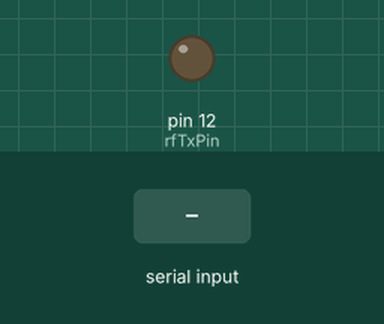
This sketch was run on a simulated Arduino Uno, built with avr-gcc and run on an emulated ATmega328P. Parts: output pins drawn as LEDs (lit = HIGH). Dashed ring = blinking. Inputs (shaded band) come from the test bench. What the sketch prints to the serial monitor is not drawn.

Above: at 0.1 s.
At 3.25 s:
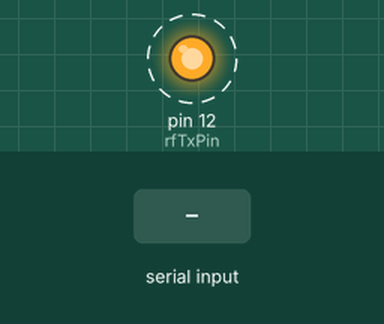
3.3 s: "1" received over the second serial link
Timing chart, 0 to 12.3 s (numbered marks = the images above; inputs shaded):
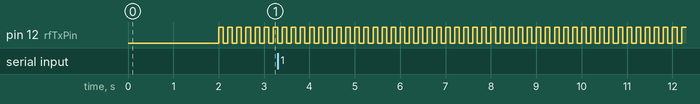

Measured:
- by itself, pin 12 (rfTxPin): alternates HIGH for 0.10 s and LOW for 0.10 s

The sketch:

child.ino
```cpp
#include <SoftwareSerial.h>

// GPS and GSM serial
SoftwareSerial gpsSerial(4, 3);   // RX, TX
SoftwareSerial gsmSerial(7, 8);   // RX, TX

int rfTxPin = 12;

String latitude = "";
String longitude = "";

void setup() {
  pinMode(rfTxPin, OUTPUT);

  Serial.begin(9600);
  gpsSerial.begin(9600);
  gsmSerial.begin(9600);

  delay(2000);
}

void loop() {
  // Continuously transmit RF signal
  digitalWrite(rfTxPin, HIGH);
  delay(100);
  digitalWrite(rfTxPin, LOW);
  delay(100);

  // Read GPS data
  while (gpsSerial.available()) {
    char c = gpsSerial.read();
    Serial.print(c);
  }
}

// Function to send alert SMS
void sendAlert() {
  gsmSerial.println("AT");
  delay(1000);

  gsmSerial.println("AT+CMGF=1");  // Text mode
  delay(1000);

  gsmSerial.println("AT+CMGS=\"+91XXXXXXXXXX\""); // Parent number
  delay(1000);

  gsmSerial.print("ALERT! Child out of safe zone.");
  gsmSerial.write(26); // Ctrl+Z
  delay(3000);
}
```
